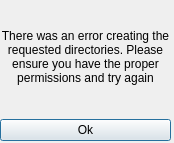
<?xml version="1.0" encoding="UTF-8"?>
<ui version="4.0">
 <class>dirResult</class>
 <widget class="QDialog" name="dirResult">
  <property name="geometry">
   <rect>
    <x>0</x>
    <y>0</y>
    <width>174</width>
    <height>143</height>
   </rect>
  </property>
  <property name="windowTitle">
   <string>Error!</string>
  </property>
  <widget class="QWidget" name="layoutWidget">
   <property name="geometry">
    <rect>
     <x>0</x>
     <y>0</y>
     <width>171</width>
     <height>141</height>
    </rect>
   </property>
   <layout class="QVBoxLayout" name="verticalLayout">
    <item>
     <widget class="QLabel" name="resultlabel">
      <property name="text">
       <string>There was an error creating the requested directories. Please ensure you have the proper permissions and try again</string>
      </property>
      <property name="alignment">
       <set>Qt::AlignCenter</set>
      </property>
      <property name="wordWrap">
       <bool>true</bool>
      </property>
     </widget>
    </item>
    <item>
     <widget class="QPushButton" name="pushButton">
      <property name="text">
       <string>Ok</string>
      </property>
     </widget>
    </item>
   </layout>
  </widget>
 </widget>
 <resources/>
 <connections/>
</ui>
